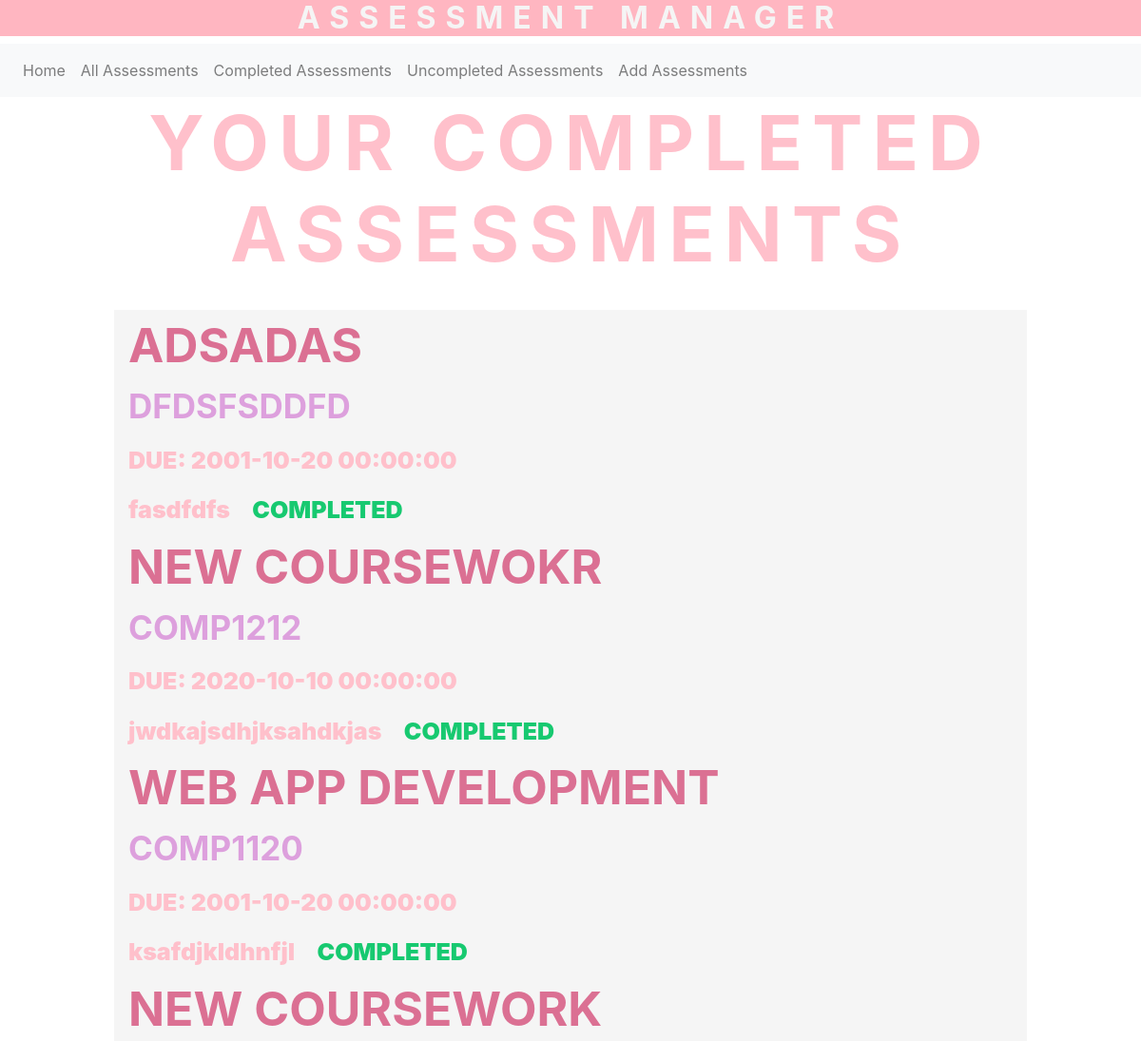
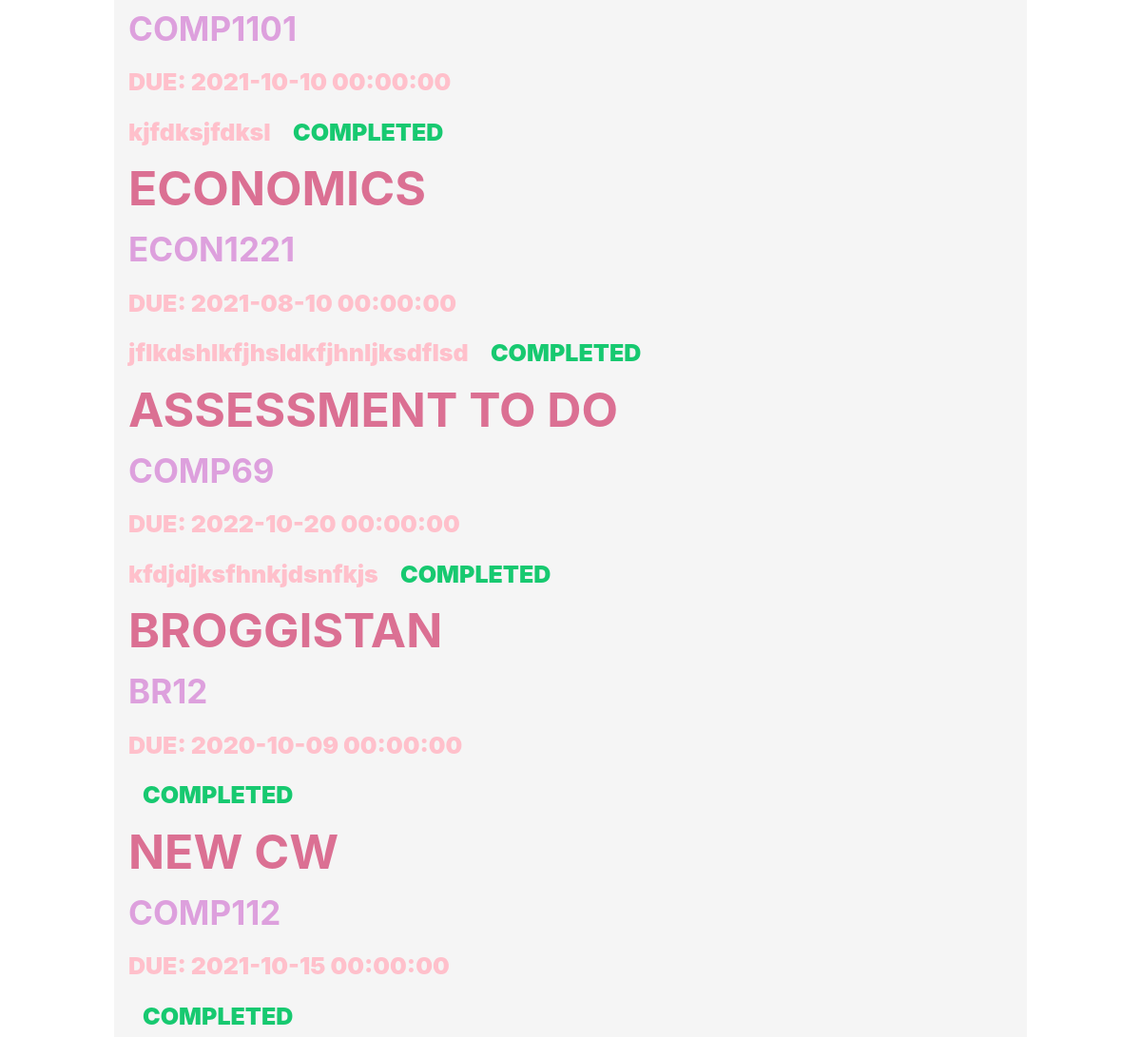
The page /completed on the database as committed earlier (2 pictures, top to bottom).
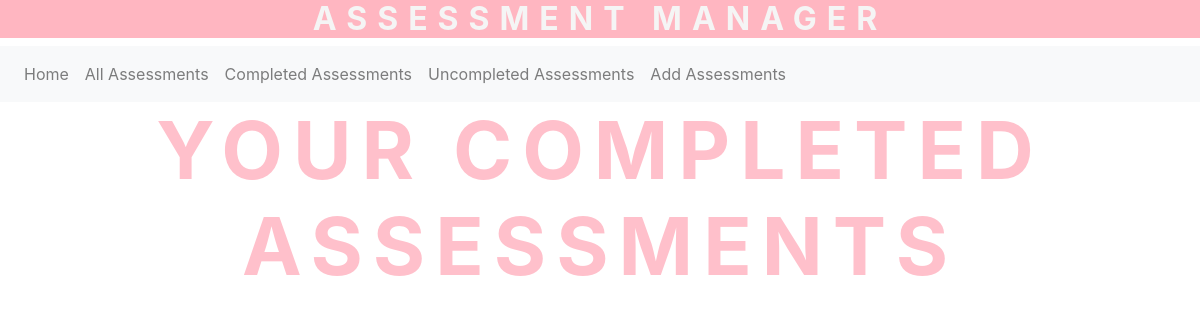
The same page on the database as committed later.
### app/models.py (models this page shows)
class Assessment(db.Model):
    name = db.Column(db.String(20), primary_key = True)
    module = db.Column(db.String(20), index = True)
    date = db.Column(db.DateTime)
    description = db.Column(db.String(500), index = True)
    completed = db.Column(db.Boolean)

### app/views.py (the view)
@app.route('/completed')
def completed():
    database = models.Assessment.query.filter_by(completed = True).all()
    return render_template("banner_templates/completed.html", database = database)

### app/templates/banner_templates/completed.html (shortened to what this page needs)
<!DOCTYPE html>
<html>
  <head>
    <link rel="stylesheet" href="https://stackpath.bootstrapcdn.com/bootstrap/4.2.1/css/bootstrap.min.css">
  </head>
  <div>
      <h2>ASSESSMENT MANAGER</h2>
    </div>
  <body>
   <nav class="navbar navbar-expand-sm navbar-light bg-light">
      <div class="collapse navbar-collapse" id="navbarSupportedContent">
        <ul class="navbar-nav mr-auto">
          <li class="nav-item"><a class="nav-link" href="/">Home <span class="sr-only">(current)</span></a></li>
          <li class="nav-item"><a class="nav-link" href="/all">All Assessments</a></li>
          <li class="nav-item"><a class="nav-link" href="/completed">Completed Assessments</a></li>
          <li class="nav-item"><a class="nav-link" href="/uncompleted">Uncompleted Assessments</a></li>
          <li class="nav-item"><a class="nav-link" href="/add">Add Assessments</a></li>
        </ul>
      </div>
    </nav>
    <div id=cent>
      <h3>
        YOUR COMPLETED ASSESSMENTS
      </h3>
    </div>
    <br style = "margin: 20px;">
    <div>
        {% for p in database %}
          <div  class= "box">
            <h7>{{ p.name }}</h7> <br style = "margin: 0px;">
            <h7 style = "color: plum; font-size: 35px;">{{ p.module }}</h8> <br style = "margin: 0px;">
            <h8>Due: {{ p.date }}</h8> <br style = "margin: 0px;">
            <h8 style="text-transform:none;">{{ p.description }}</h8>
            {% if p.completed == True %}
            <h8 style="color:rgb(23, 201, 112);">Completed</h8>
            {% else %}
            <h8 style="color:firebrick;">Not completed</h8>
            {% endif %}
            <br style = "margin: 20px;">
          </div>
        {% endfor %}
    </div>
  </body>
</html>

Rows that differ between the two databases and show on the page:
removed Assessment: name "ADSADAS", module "DFDSFSDDFD", date "2001-10-20 00:00:00", description "fasdfdfs", completed "COMPLETED"
removed Assessment: name "NEW COURSEWOKR", module "COMP1212", date "2020-10-10 00:00:00", description "jwdkajsdhjksahdkjas", completed "COMPLETED"
removed Assessment: name "WEB APP DEVELOPMENT", module "COMP1120", date "2001-10-20 00:00:00", description "ksafdjkldhnfjl", completed "COMPLETED"
removed Assessment: name "NEW COURSEWORK", module "COMP1101", date "2021-10-10 00:00:00", description "kjfdksjfdksl", completed "COMPLETED"
removed Assessment: name "ECONOMICS", module "ECON1221", date "2021-08-10 00:00:00", description "jflkdshlkfjhsldkfjhnljksdflsd", completed "COMPLETED"
removed Assessment: name "ASSESSMENT TO DO", module "COMP69", date "2022-10-20 00:00:00", description "kfdjdjksfhnkjdsnfkjs", completed "COMPLETED"
removed Assessment: name "BROGGISTAN", module "BR12", date "2020-10-09 00:00:00", completed "COMPLETED"
removed Assessment: name "NEW CW", module "COMP112", date "2021-10-15 00:00:00", completed "COMPLETED"
